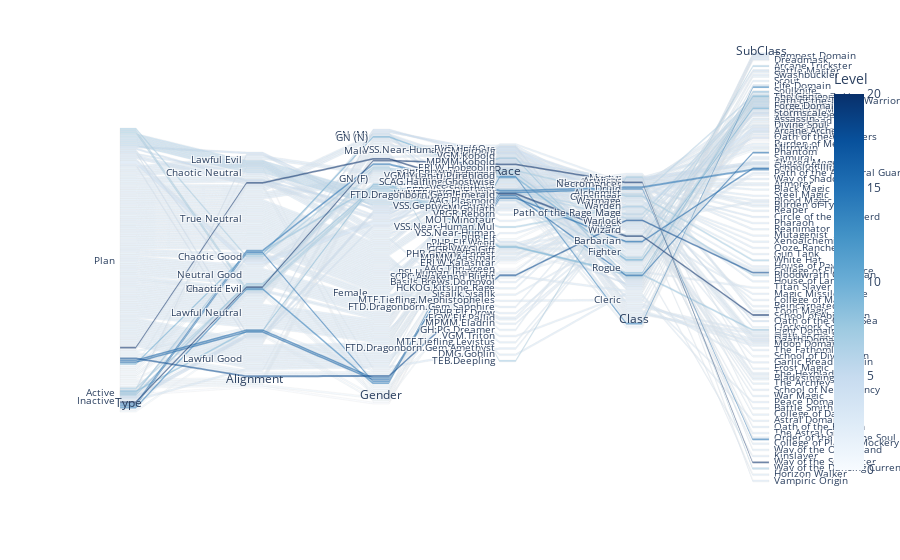

The notebook cell saved with this chart:
### Code cell
import pandas as pd
import plotly.express as px
import numpy as np
pd.set_option("mode.chained_assignment", None)
import ipywidgets as widgets
from ipywidgets import HBox, VBox
import numpy as np

import matplotlib.pyplot as plt
from IPython.display import display
from itables import init_notebook_mode
init_notebook_mode(all_interactive=True)      

def Cla_Spilt(cs0):
    cs1 = cs0.split(":")
    cs2 = cs1[0].split(".")
    
    S1=""
    S2=""
    S3=0
    
    try:
      S1 = cs2[1].strip()
    except:
      S1 = ""
    
    try:
      S2 = cs2[2].strip()
    except:
      S2 = ""
    
    try:
      S3 = int(cs1[1].strip())
    except:
      S3 = 0
    
    return [S1,S2,S3]
    

Table_Character = pd.read_csv('/home/jovyan/Data/Characters.csv')
Col = ['ID','Name','Type','Alignment','Gender','Race','Class','SubClass','Level']
Col2 = ['ID','Name','Type','Alignment','Gender','Race','Class Breakdown']

Data = []
for x1, y1 in Table_Character.iterrows():
    Ro = [y1['ID'],y1['Name'],y1['Type'],y1['Alignment'],y1['Gender'],y1['Race']]
    CB = y1['Class Breakdown']
    if "," in CB:
        x = CB.split(",")
        for y in x:
            st = Cla_Spilt(y)
            arr1 = array(Ro)
            arr3 = np.concatenate((arr2, st))
            Data.append(arr3)
    else:
        arr2 = array(Ro)
        st = Cla_Spilt(CB)
        arr3 = np.concatenate((arr2, st))
        Data.append(arr3)

Data.insert(0, Col)
df = pd.DataFrame(Data)      
df.columns = df.iloc[0]
df = df[1:]

df.to_csv('/home/jovyan/Data/Para_Class.csv', index=False) #<<<<<<<
PCT = pd.read_csv('/home/jovyan/Data/Para_Class.csv')

#dimensions=['ID','Name','Type','Alignment','Gender','Race','Class','SubClass', 'Level']
fig = px.parallel_categories(PCT,
                             dimensions=['Type','Alignment','Gender','Race','Class','SubClass'],
                             color="Level", color_continuous_scale=px.colors.sequential.Blues)
fig.update_layout(height=1000)
fig.show()

### Figure 1 — Plotly figure (JSON) as saved in the notebook; plotly's stock layout.template omitted (floating-point values rounded to 4 significant figures; data arrays with more than 128 entries replaced by an {"elided": "..."} marker saying what was removed)
{"data": [{"dimensions": [{"label": "Type", "values": {"elided": "166 str values"}}, {"label": "Alignment", "values": {"elided": "166 str values"}}, {"label": "Gender", "values": {"elided": "166 str values"}}, {"label": "Race", "values": {"elided": "166 str values"}}, {"label": "Class", "values": {"elided": "166 str values"}}, {"label": "SubClass", "values": {"elided": "166 str values"}}], "domain": {"x": [0, 1], "y": [0, 1]}, "line": {"color": {"elided": "166 int values"}, "coloraxis": "coloraxis"}, "name": "", "type": "parcats"}], "layout": {"coloraxis": {"colorbar": {"title": {"text": "Level"}}, "colorscale": [[0, "rgb(247,251,255)"], [0.125, "rgb(222,235,247)"], [0.25, "rgb(198,219,239)"], [0.375, "rgb(158,202,225)"], [0.5, "rgb(107,174,214)"], [0.625, "rgb(66,146,198)"], [0.75, "rgb(33,113,181)"], [0.875, "rgb(8,81,156)"], [1, "rgb(8,48,107)"]]}, "legend": {"tracegroupgap": 0}, "margin": {"t": 60}, "autosize": true}}
